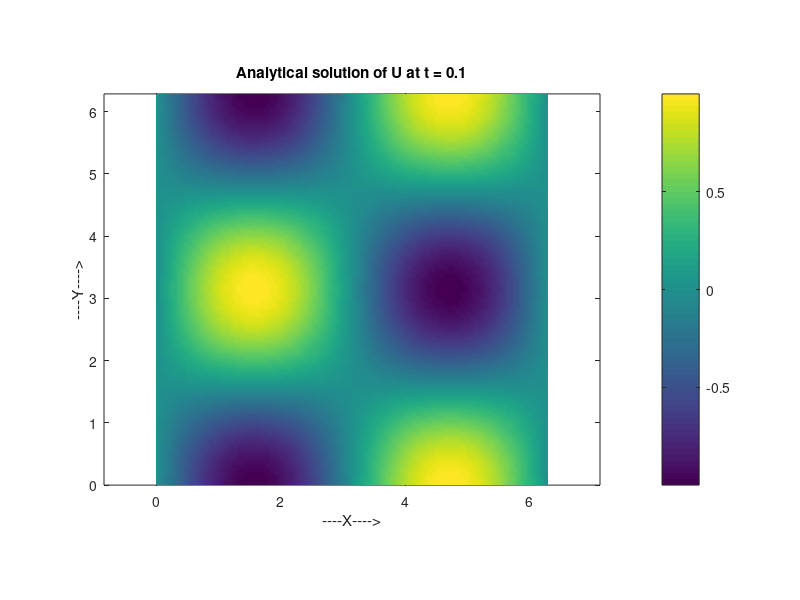
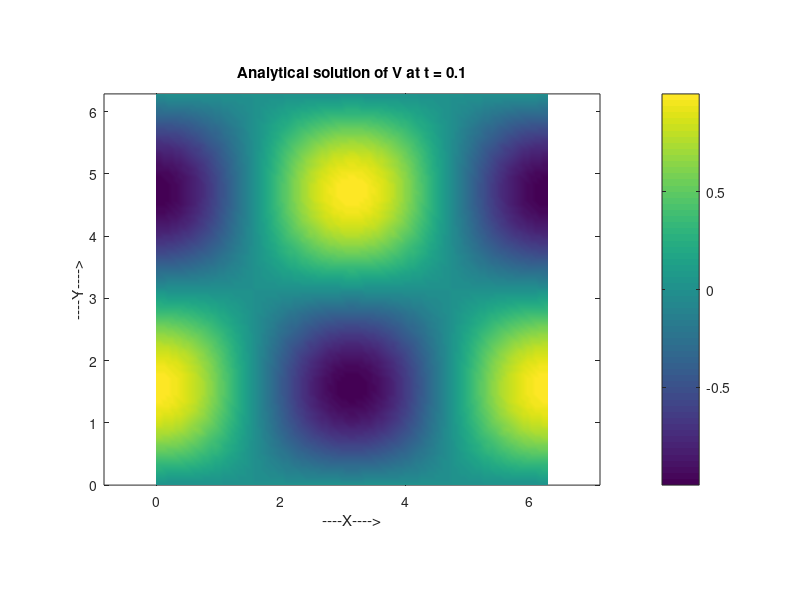
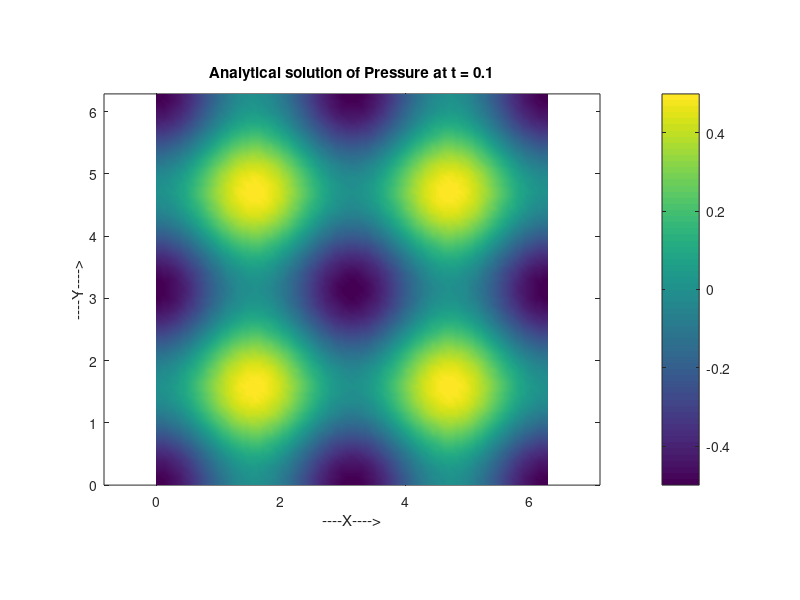

MATLAB code to generate these figures, in order:
% define square boundary
discretization = 99;

% define coordinates
x_discretization = 0:discretization;
y_discretization = 0:discretization;

% number of values
noValues = length(x_discretization);

% problem parameters
size = 2*pi;
t = 0.1;
nu = 1e-3;

% Discrete coordinates
x_coordinates = size * (x_discretization/discretization);
y_coordinates = size * (y_discretization/discretization);

% Initialize mesh nodes
nodes = zeros(noValues*noValues,2);

% assign mesh nodes from discrete coordinates
k = 1;
for n = 1:noValues
    for m = 1:noValues
        % Assign coordinates to nodes
        nodes(k,1) = x_coordinates(m);
        nodes(k,2) = y_coordinates(n);
        % Updae counter
        k=k+1;
    end
end

% create reference solution
noNodes = length(nodes);

% initialize solutions
u = zeros(noNodes,1);
v = zeros(noNodes,1);
p = zeros(noNodes,1);

% compute solution for each node
for g = 1:noNodes
    % get coodinates
    x = nodes(g,1);
    y = nodes(g,2);
    
    % compute solution
    u(g) = -exp(-2*nu*t)*cos(x)*sin(y);
    v(g) = exp(-2*nu*t)*sin(x)*cos(y);
    p(g) = -0.25*( (cos(2*x)+cos(2*y))*exp(-4*nu*t) );
end

% reshape variables
u = reshape(u,noValues,noValues);
v = reshape(v,noValues,noValues);
p = reshape(p,noValues,noValues);

% plot pressure solution
figure('Name','X-velocity');
pcolor(x_coordinates,y_coordinates,u);
title(['Analytical solution of U at t = ',num2str(t)]);
shading interp;
axis equal;
axis tight;
xlabel('----X---->');
ylabel('----Y---->');
colorbar('Location','EastOutside');

% plot pressure solution
figure('Name','Y-velocity');
pcolor(x_coordinates,y_coordinates,v);
title(['Analytical solution of V at t = ',num2str(t)]);
shading interp;
axis equal;
axis tight;
xlabel('----X---->');
ylabel('----Y---->');
colorbar('Location','EastOutside');

% plot pressure solution
figure('Name','Pressure');
pcolor(x_coordinates,y_coordinates,p);
title(['Analytical solution of Pressure at t = ',num2str(t)]);
shading interp;
axis equal;
axis tight;
xlabel('----X---->');
ylabel('----Y---->');
colorbar('Location','EastOutside');




